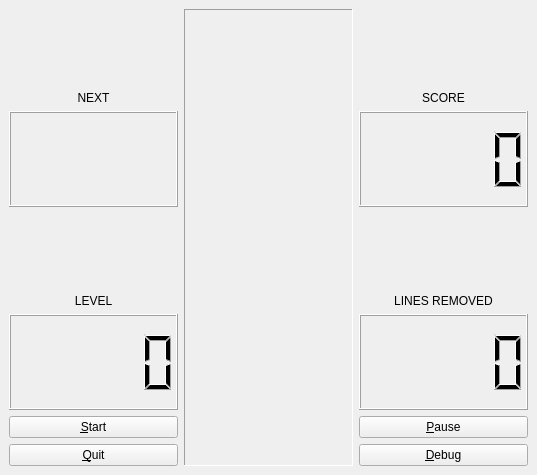
<?xml version="1.0" encoding="UTF-8"?>
<ui version="4.0">
 <class>TetrixWindow</class>
 <widget class="QWidget" name="TetrixWindow">
  <property name="geometry">
   <rect>
    <x>0</x>
    <y>0</y>
    <width>537</width>
    <height>475</height>
   </rect>
  </property>
  <property name="windowTitle">
   <string>Tetrix</string>
  </property>
  <layout class="QVBoxLayout">
   <property name="spacing">
    <number>6</number>
   </property>
   <property name="margin">
    <number>9</number>
   </property>
   <item>
    <layout class="QGridLayout">
     <property name="margin">
      <number>0</number>
     </property>
     <property name="spacing">
      <number>6</number>
     </property>
     <item row="4" column="0">
      <widget class="QPushButton" name="startButton">
       <property name="focusPolicy">
        <enum>Qt::NoFocus</enum>
       </property>
       <property name="text">
        <string>&amp;Start</string>
       </property>
      </widget>
     </item>
     <item row="3" column="2">
      <widget class="QLCDNumber" name="linesLcd">
       <property name="segmentStyle">
        <enum>QLCDNumber::Filled</enum>
       </property>
      </widget>
     </item>
     <item row="2" column="2">
      <widget class="QLabel" name="linesRemovedLabel">
       <property name="text">
        <string>LINES REMOVED</string>
       </property>
       <property name="alignment">
        <set>Qt::AlignBottom|Qt::AlignHCenter</set>
       </property>
      </widget>
     </item>
     <item row="1" column="2">
      <widget class="QLCDNumber" name="scoreLcd">
       <property name="segmentStyle">
        <enum>QLCDNumber::Filled</enum>
       </property>
      </widget>
     </item>
     <item row="0" column="1" rowspan="6">
      <widget class="TetrixBoard" name="board">
       <property name="focusPolicy">
        <enum>Qt::StrongFocus</enum>
       </property>
       <property name="frameShape">
        <enum>QFrame::Panel</enum>
       </property>
       <property name="frameShadow">
        <enum>QFrame::Sunken</enum>
       </property>
      </widget>
     </item>
     <item row="2" column="0">
      <widget class="QLabel" name="levelLabel">
       <property name="text">
        <string>LEVEL</string>
       </property>
       <property name="alignment">
        <set>Qt::AlignBottom|Qt::AlignHCenter</set>
       </property>
      </widget>
     </item>
     <item row="0" column="0">
      <widget class="QLabel" name="nextLabel">
       <property name="text">
        <string>NEXT</string>
       </property>
       <property name="alignment">
        <set>Qt::AlignBottom|Qt::AlignHCenter</set>
       </property>
      </widget>
     </item>
     <item row="3" column="0">
      <widget class="QLCDNumber" name="levelLcd">
       <property name="segmentStyle">
        <enum>QLCDNumber::Filled</enum>
       </property>
      </widget>
     </item>
     <item row="0" column="2">
      <widget class="QLabel" name="scoreLabel">
       <property name="text">
        <string>SCORE</string>
       </property>
       <property name="alignment">
        <set>Qt::AlignBottom|Qt::AlignHCenter</set>
       </property>
      </widget>
     </item>
     <item row="1" column="0">
      <widget class="QLabel" name="nextPieceLabel">
       <property name="frameShape">
        <enum>QFrame::Box</enum>
       </property>
       <property name="frameShadow">
        <enum>QFrame::Raised</enum>
       </property>
       <property name="text">
        <string/>
       </property>
       <property name="alignment">
        <set>Qt::AlignCenter</set>
       </property>
      </widget>
     </item>
     <item row="5" column="0">
      <widget class="QPushButton" name="quitButton">
       <property name="focusPolicy">
        <enum>Qt::NoFocus</enum>
       </property>
       <property name="text">
        <string>&amp;Quit</string>
       </property>
      </widget>
     </item>
     <item row="4" column="2">
      <widget class="QPushButton" name="pauseButton">
       <property name="focusPolicy">
        <enum>Qt::NoFocus</enum>
       </property>
       <property name="text">
        <string>&amp;Pause</string>
       </property>
      </widget>
     </item>
     <item row="5" column="2">
      <widget class="QPushButton" name="debugButton">
       <property name="focusPolicy">
        <enum>Qt::NoFocus</enum>
       </property>
       <property name="text">
        <string>&amp;Debug</string>
       </property>
      </widget>
     </item>
    </layout>
   </item>
  </layout>
 </widget>
 <customwidgets>
  <customwidget>
   <class>TetrixBoard</class>
   <extends>QFrame</extends>
   <header>tetrixboard.h</header>
   <container>1</container>
  </customwidget>
 </customwidgets>
 <resources/>
 <connections/>
</ui>
